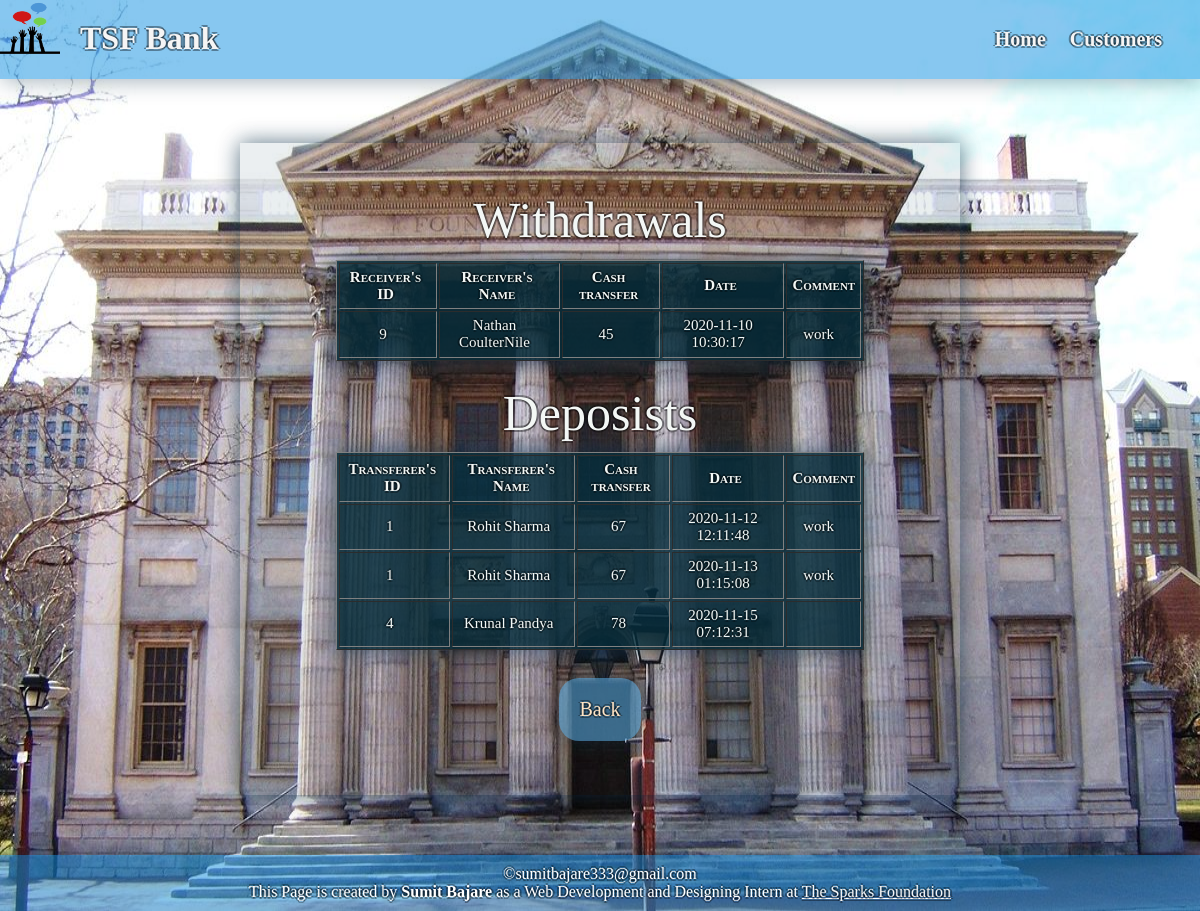
The app's page /transfer_me.php?id=2 with its own data.
### tables this page shows
CREATE TABLE `transaction` (
  `TransactionID` int(11) NOT NULL,
  `from_cust_id` int(20) NOT NULL,
  `transferername` varchar(50) NOT NULL,
  `to_cust_id` int(11) NOT NULL,
  `receivername` varchar(50) NOT NULL,
  `cashtransfer` int(20) NOT NULL,
  `transfererbalance` int(11) NOT NULL,
  `receiverbalance` int(11) NOT NULL,
  `date` datetime NOT NULL,
  `msgforreceiver` varchar(100) NOT NULL
);

### transfer_me.php (the view, shortened to what this page needs)
<!DOCTYPE html>
<html lang="en">
<head>
    <link rel="stylesheet" href="style_transfer.css">
</head>
<body>
    <header>
        <img src="tsf_logo.png" alt="bank logo">
        <h1>TSF Bank</h1>
        <nav id="nav_bar">
            <a href="index.html">Home</a>
            <a href="view.php">Customers</a>
        </nav>
    </header>
    <section class="transfer">
        <?php
        $tid = $_GET['id'];
        $username="root";
		$password="Root@db123";
		$db="transaction";
		$conn = new mysqli("localhost", $username,$password,$db) or die ("You are not Connected");
        $sqlget = "SELECT * FROM transaction WHERE from_cust_id = '$tid'";
        $sqldata = mysqli_query($conn,$sqlget) or die('Error Getting the data');
        echo "<table border='1'>";
        echo "<caption>Withdrawals</caption>";
        echo "<tr>
            <th>Receiver's ID</th>
            <th>Receiver's Name</th>
            <th>Cash transfer</th>
            <th>Date</th>
            <th>Comment</th>
            </tr>";
        $rowcount=mysqli_num_rows($sqldata);
        for($i=1 ;$i <= $rowcount;$i++){
        while($row = mysqli_fetch_array($sqldata, MYSQLI_ASSOC)){
            echo "<tr><td>";
                echo $row['to_cust_id'];
            echo "</td><td>";
                echo $row['receivername'];
            echo "</td><td>";
                echo $row['cashtransfer'];
            echo "</td><td>";
                echo $row['date'];
            echo "</td><td>";
                echo $row['msgforreceiver'];
            echo "</td></tr>";
           }
        }
          echo "</table>";
        echo "<br/>";
        $sqlget1 = "SELECT * FROM transaction WHERE to_cust_id = '$tid'";
        $sqldata1 = mysqli_query($conn,$sqlget1) or die('Error Getting the data');
        echo "<table border='1'>";
        echo "<caption>Deposists</caption>";
        echo "<tr>
            <th>Transferer's ID</th>
            <th>Transferer's Name</th>
            <th>Cash transfer</th>
            <th>Date</th>
            <th>Comment</th>
            </tr>";
        $rowcount=mysqli_num_rows($sqldata1);
        for($i=1 ;$i <= $rowcount;$i++){
         while($row = mysqli_fetch_array($sqldata1, MYSQLI_ASSOC)){
            echo "<tr><td>";
                echo $row['from_cust_id'];
            echo "</td><td>";
                echo $row['transferername'];
            echo "</td><td>";
                echo $row['cashtransfer'];
            echo "</td><td>";
                echo $row['date'];
            echo "</td><td>";
                echo $row['msgforreceiver'];
            echo "</td></tr>";
        }
    }
          echo "</table>";
        echo "<br/>";
         echo '<form action="transfer.php">';
        echo "<button>Back</button>
        </form>";
        ?>
    </section>
    <footer>
        &copy;sumitbajare333@gmail.com
        <p>This Page is created by <b>Sumit Bajare</b> as a Web Development and Designing Intern at <u> <a href="https://www.thesparksfoundationsingapore.org">The Sparks Foundation </a></u> </p>
    </footer>
</body>
</html>

### style_transfer.css (style rules this page uses)
* { margin: 0px; padding: 0px; font-family: 'Times New Roman', Times, serif; }
body { background-image: url("bank_bg.jpeg"); background-repeat: no-repeat; background-size: 100% 100%; color: white; }
header { display: inline-block; background-color: rgba(17, 143, 226, 0.5); width: 100%; color: whitesmoke; text-shadow: 2px 0px 0px rgba(0, 1, 2, 0.377), 0px 2px 0px rgba(0, 1, 2, 0.377), -2px 0px 0px rgba(0, 1, 2, 0.377), 0px -2px 0px rgba(0, 1, 2, 0.377); box-shadow: 2px 2px 20px rgba(17, 52, 77, 0.377); }
header h1 { margin: 20px; float: left; }
header img { float: left; width: 60px; height: 60px; }
nav { float: right; padding: 28px; }
nav a { text-decoration: none; color: whitesmoke; font-size: 20px; font-weight: bolder; padding: 10px; }
form { text-shadow: 2px 0px 0px rgba(0, 1, 2, 0.377), 0px 2px 0px rgba(0, 1, 2, 0.377), -2px 0px 0px rgba(0, 1, 2, 0.377), 0px -2px 0px rgba(0, 1, 2, 0.377); }
.transfer { display: inline-block; position: relative; border: transparent; font-size: 20px; background-color: rgba(60, 102, 119, 0.1); box-shadow: 2px -2px 20px rgba(17, 52, 77, 0.377), -2px 2px 20px rgba(17, 52, 77, 0.377); padding: 4% 8% 4% 8%; text-align: center; margin: 5% 20% 5% 20%; text-shadow: 2px 0px 0px rgba(0, 1, 2, 0.377), 0px 2px 0px rgba(0, 1, 2, 0.377), -2px 0px 0px rgba(0, 1, 2, 0.377), 0px -2px 0px rgba(0, 1, 2, 0.377); }
caption { font-size: 50px; margin-bottom: 2%; }
table { text-align: center; font-size: 15px; color: rgb(243, 247, 245); background-color: rgba(6, 44, 59, 0.829); box-shadow: 2px -2px 20px rgba(17, 52, 77, 0.377), -2px 2px 20px rgba(17, 52, 77, 0.377); width: 100%; }
th { font-variant: small-caps; }
td, th { padding: 1%; padding-right: 10px; }
td { padding-right: 15px; }
a { text-decoration: none; color: whitesmoke; }
button { display: inline-block; padding: 20px; border-radius: 20px; margin: 1% 10% 1% 10%; border: transparent; background-color: rgba(87, 169, 224, 0.582); color: bisque; box-shadow: 2px 2px 20px rgba(17, 52, 77, 0.377); font-size: 20px; text-shadow: 2px 0px 0px rgba(0, 1, 2, 0.377), 0px 2px 0px rgba(0, 1, 2, 0.377), -2px 0px 0px rgba(0, 1, 2, 0.377), 0px -2px 0px rgba(0, 1, 2, 0.377); }
footer { clear: both; color: white; text-shadow: 2px 0px 0px rgba(0, 1, 2, 0.377), 0px 2px 0px rgba(0, 1, 2, 0.377), -2px 0px 0px rgba(0, 1, 2, 0.377), 0px -2px 0px rgba(0, 1, 2, 0.377); text-align: center; height: 10%; padding: 10px; box-shadow: 2px -2px 20px rgba(17, 52, 77, 0.377); background-color: rgba(17, 143, 226, 0.5); }

### records on screen
transaction: to_cust "9", receivername "Nathan CoulterNile", cashtransfer "45", date "2020-11-10 10:30:17", msgforreceiver "work"
transaction: from_cust "1", transferername "Rohit Sharma", cashtransfer "67", date "2020-11-12 12:11:48", msgforreceiver "work"
transaction: from_cust "1", transferername "Rohit Sharma", cashtransfer "67", date "2020-11-13 01:15:08", msgforreceiver "work"
transaction: from_cust "4", transferername "Krunal Pandya", cashtransfer "78", date "2020-11-15 07:12:31"
